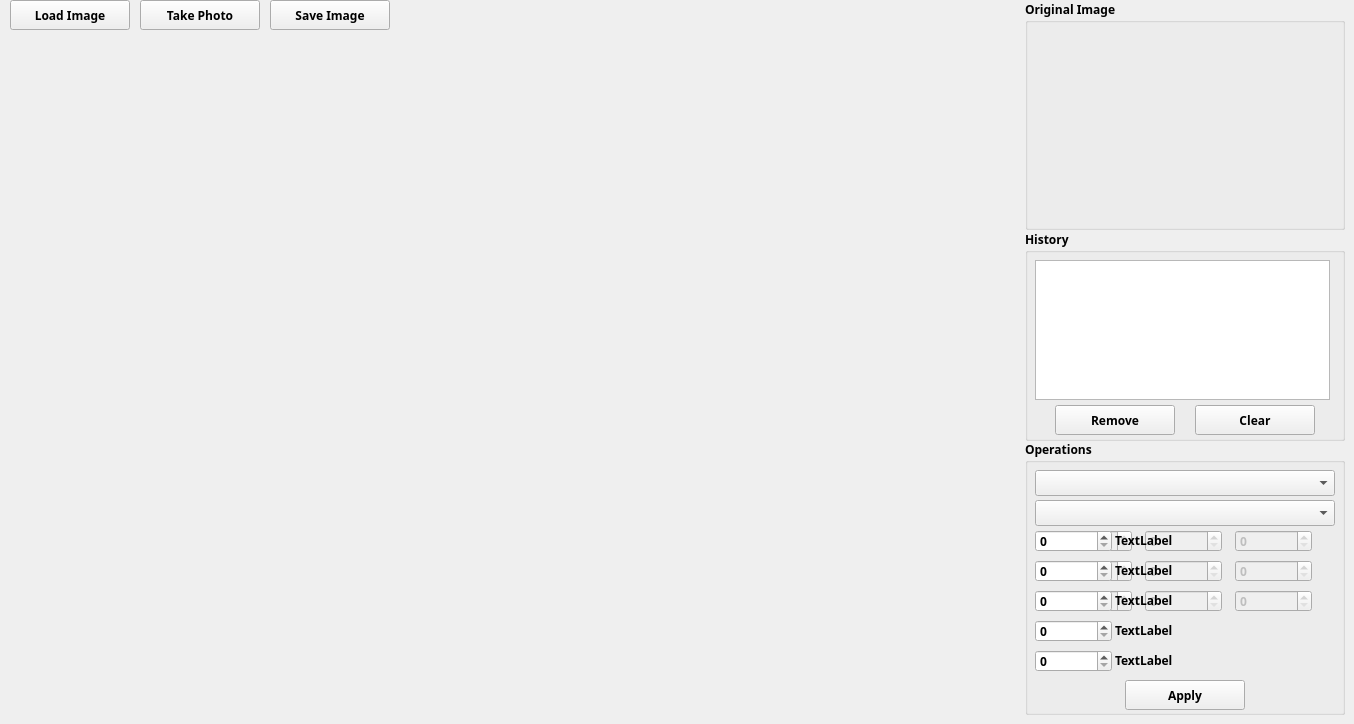
    <widget class="QWidget" name="tabImageProcessing">
     <property name="styleSheet">
      <string notr="true"/>
     </property>
     <attribute name="title">
      <string>Image Processing</string>
     </attribute>
     <widget class="QLabel" name="pictureBoxOutput">
      <property name="geometry">
       <rect>
        <x>20</x>
        <y>40</y>
        <width>990</width>
        <height>675</height>
       </rect>
      </property>
      <property name="frameShape">
       <enum>QFrame::NoFrame</enum>
      </property>
      <property name="frameShadow">
       <enum>QFrame::Plain</enum>
      </property>
      <property name="lineWidth">
       <number>1</number>
      </property>
      <property name="text">
       <string/>
      </property>
      <property name="scaledContents">
       <bool>false</bool>
      </property>
      <property name="alignment">
       <set>Qt::AlignLeading|Qt::AlignLeft|Qt::AlignVCenter</set>
      </property>
      <property name="wordWrap">
       <bool>false</bool>
      </property>
     </widget>
     <widget class="QGroupBox" name="groupBoxOriginal">
      <property name="geometry">
       <rect>
        <x>1025</x>
        <y>0</y>
        <width>320</width>
        <height>230</height>
       </rect>
      </property>
      <property name="font">
       <font>
        <family>Segoe UI Semibold</family>
        <pointsize>9</pointsize>
        <weight>75</weight>
        <bold>true</bold>
       </font>
      </property>
      <property name="title">
       <string>Original Image</string>
      </property>
      <widget class="QLabel" name="pictureBoxOriginal">
       <property name="geometry">
        <rect>
         <x>14</x>
         <y>30</y>
         <width>291</width>
         <height>191</height>
        </rect>
       </property>
       <property name="frameShape">
        <enum>QFrame::NoFrame</enum>
       </property>
       <property name="frameShadow">
        <enum>QFrame::Plain</enum>
       </property>
       <property name="lineWidth">
        <number>1</number>
       </property>
       <property name="text">
        <string/>
       </property>
       <property name="scaledContents">
        <bool>false</bool>
       </property>
       <property name="alignment">
        <set>Qt::AlignCenter</set>
       </property>
       <property name="wordWrap">
        <bool>false</bool>
       </property>
      </widget>
     </widget>
     <widget class="QGroupBox" name="groupBoxHistory">
      <property name="geometry">
       <rect>
        <x>1025</x>
        <y>230</y>
        <width>320</width>
        <height>211</height>
       </rect>
      </property>
      <property name="font">
       <font>
        <family>Segoe UI Semibold</family>
        <pointsize>9</pointsize>
        <weight>75</weight>
        <bold>true</bold>
       </font>
      </property>
      <property name="styleSheet">
       <string notr="true"/>
      </property>
      <property name="title">
       <string>History</string>
      </property>
      <property name="flat">
       <bool>false</bool>
      </property>
      <widget class="QListWidget" name="listBoxImages">
       <property name="geometry">
        <rect>
         <x>10</x>
         <y>30</y>
         <width>295</width>
         <height>140</height>
        </rect>
       </property>
       <property name="font">
        <font>
         <family>Segoe UI Semibold</family>
         <pointsize>9</pointsize>
         <weight>75</weight>
         <bold>true</bold>
        </font>
       </property>
       <property name="frameShape">
        <enum>QFrame::StyledPanel</enum>
       </property>
       <property name="frameShadow">
        <enum>QFrame::Sunken</enum>
       </property>
       <property name="dragDropMode">
        <enum>QAbstractItemView::NoDragDrop</enum>
       </property>
       <property name="selectionMode">
        <enum>QAbstractItemView::SingleSelection</enum>
       </property>
       <property name="selectionBehavior">
        <enum>QAbstractItemView::SelectRows</enum>
       </property>
       <property name="iconSize">
        <size>
         <width>90</width>
         <height>63</height>
        </size>
       </property>
       <property name="viewMode">
        <enum>QListView::ListMode</enum>
       </property>
      </widget>
      <widget class="QPushButton" name="buttonRemove">
       <property name="enabled">
        <bool>true</bool>
       </property>
       <property name="geometry">
        <rect>
         <x>30</x>
         <y>175</y>
         <width>120</width>
         <height>30</height>
        </rect>
       </property>
       <property name="font">
        <font>
         <family>Segoe UI Semibold</family>
         <pointsize>9</pointsize>
         <weight>75</weight>
         <bold>true</bold>
        </font>
       </property>
       <property name="layoutDirection">
        <enum>Qt::LeftToRight</enum>
       </property>
       <property name="styleSheet">
        <string notr="true"/>
       </property>
       <property name="text">
        <string>Remove</string>
       </property>
       <property name="autoDefault">
        <bool>false</bool>
       </property>
       <property name="default">
        <bool>false</bool>
       </property>
       <property name="flat">
        <bool>false</bool>
       </property>
      </widget>
      <widget class="QPushButton" name="buttonClear">
       <property name="enabled">
        <bool>true</bool>
       </property>
       <property name="geometry">
        <rect>
         <x>170</x>
         <y>175</y>
         <width>120</width>
         <height>30</height>
        </rect>
       </property>
       <property name="font">
        <font>
         <family>Segoe UI Semibold</family>
         <pointsize>9</pointsize>
         <weight>75</weight>
         <bold>true</bold>
        </font>
       </property>
       <property name="layoutDirection">
        <enum>Qt::LeftToRight</enum>
       </property>
       <property name="styleSheet">
        <string notr="true"/>
       </property>
       <property name="text">
        <string>Clear</string>
       </property>
       <property name="autoDefault">
        <bool>false</bool>
       </property>
       <property name="default">
        <bool>false</bool>
       </property>
       <property name="flat">
        <bool>false</bool>
       </property>
      </widget>
     </widget>
     <widget class="QGroupBox" name="groupBoxOperations">
      <property name="geometry">
       <rect>
        <x>1025</x>
        <y>440</y>
        <width>320</width>
        <height>275</height>
       </rect>
      </property>
      <property name="font">
       <font>
        <family>Segoe UI Semibold</family>
        <pointsize>9</pointsize>
        <weight>75</weight>
        <bold>true</bold>
       </font>
      </property>
      <property name="styleSheet">
       <string notr="true"/>
      </property>
      <property name="title">
       <string>Operations</string>
      </property>
      <widget class="QComboBox" name="comboBoxCategory">
       <property name="geometry">
        <rect>
         <x>10</x>
         <y>30</y>
         <width>300</width>
         <height>26</height>
        </rect>
       </property>
       <property name="font">
        <font>
         <family>Segoe UI Semibold</family>
         <pointsize>9</pointsize>
         <weight>75</weight>
         <bold>true</bold>
        </font>
       </property>
       <property name="styleSheet">
        <string notr="true"/>
       </property>
      </widget>
      <widget class="QComboBox" name="comboBoxType">
       <property name="geometry">
        <rect>
         <x>10</x>
         <y>60</y>
         <width>300</width>
         <height>26</height>
        </rect>
       </property>
       <property name="font">
        <font>
         <family>Segoe UI Semibold</family>
         <pointsize>9</pointsize>
         <weight>75</weight>
         <bold>true</bold>
        </font>
       </property>
       <property name="styleSheet">
        <string notr="true"/>
       </property>
      </widget>
      <widget class="QSpinBox" name="spinBoxKernel1">
       <property name="enabled">
        <bool>false</bool>
       </property>
       <property name="geometry">
        <rect>
         <x>30</x>
         <y>90</y>
         <width>77</width>
         <height>22</height>
        </rect>
       </property>
       <property name="font">
        <font>
         <family>Segoe UI Semibold</family>
         <pointsize>9</pointsize>
         <weight>75</weight>
         <bold>true</bold>
        </font>
       </property>
      </widget>
      <widget class="QSpinBox" name="spinBoxKernel2">
       <property name="enabled">
        <bool>false</bool>
       </property>
       <property name="geometry">
        <rect>
         <x>120</x>
         <y>90</y>
         <width>77</width>
         <height>22</height>
        </rect>
       </property>
       <property name="font">
        <font>
         <family>Segoe UI Semibold</family>
         <pointsize>9</pointsize>
         <weight>75</weight>
         <bold>true</bold>
        </font>
       </property>
      </widget>
      <widget class="QSpinBox" name="spinBoxKernel3">
       <property name="enabled">
        <bool>false</bool>
       </property>
       <property name="geometry">
        <rect>
         <x>210</x>
         <y>90</y>
         <width>77</width>
         <height>22</height>
        </rect>
       </property>
       <property name="font">
        <font>
         <family>Segoe UI Semibold</family>
         <pointsize>9</pointsize>
         <weight>75</weight>
         <bold>true</bold>
        </font>
       </property>
      </widget>
      <widget class="QSpinBox" name="spinBoxKernel4">
       <property name="enabled">
        <bool>false</bool>
       </property>
       <property name="geometry">
        <rect>
         <x>30</x>
         <y>120</y>
         <width>77</width>
         <height>22</height>
        </rect>
       </property>
       <property name="font">
        <font>
         <family>Segoe UI Semibold</family>
         <pointsize>9</pointsize>
         <weight>75</weight>
         <bold>true</bold>
        </font>
       </property>
      </widget>
      <widget class="QSpinBox" name="spinBoxKernel5">
       <property name="enabled">
        <bool>false</bool>
       </property>
       <property name="geometry">
        <rect>
         <x>120</x>
         <y>120</y>
         <width>77</width>
         <height>22</height>
        </rect>
       </property>
       <property name="font">
        <font>
         <family>Segoe UI Semibold</family>
         <pointsize>9</pointsize>
         <weight>75</weight>
         <bold>true</bold>
        </font>
       </property>
      </widget>
      <widget class="QSpinBox" name="spinBoxKernel6">
       <property name="enabled">
        <bool>false</bool>
       </property>
       <property name="geometry">
        <rect>
         <x>210</x>
         <y>120</y>
         <width>77</width>
         <height>22</height>
        </rect>
       </property>
       <property name="font">
        <font>
         <family>Segoe UI Semibold</family>
         <pointsize>9</pointsize>
         <weight>75</weight>
         <bold>true</bold>
        </font>
       </property>
      </widget>
      <widget class="QSpinBox" name="spinBoxKernel7">
       <property name="enabled">
        <bool>false</bool>
       </property>
       <property name="geometry">
        <rect>
         <x>30</x>
         <y>150</y>
         <width>77</width>
         <height>22</height>
        </rect>
       </property>
       <property name="font">
        <font>
         <family>Segoe UI Semibold</family>
         <pointsize>9</pointsize>
         <weight>75</weight>
         <bold>true</bold>
        </font>
       </property>
      </widget>
      <widget class="QSpinBox" name="spinBoxKernel8">
       <property name="enabled">
        <bool>false</bool>
       </property>
       <property name="geometry">
        <rect>
         <x>120</x>
         <y>150</y>
         <width>77</width>
         <height>22</height>
        </rect>
       </property>
       <property name="font">
        <font>
         <family>Segoe UI Semibold</family>
         <pointsize>9</pointsize>
         <weight>75</weight>
         <bold>true</bold>
        </font>
       </property>
      </widget>
      <widget class="QSpinBox" name="spinBoxKernel9">
       <property name="enabled">
        <bool>false</bool>
       </property>
       <property name="geometry">
        <rect>
         <x>210</x>
         <y>150</y>
         <width>77</width>
         <height>22</height>
        </rect>
       </property>
       <property name="font">
        <font>
         <family>Segoe UI Semibold</family>
         <pointsize>9</pointsize>
         <weight>75</weight>
         <bold>true</bold>
        </font>
       </property>
      </widget>
      <widget class="QSpinBox" name="spinBox1">
       <property name="geometry">
        <rect>
         <x>10</x>
         <y>90</y>
         <width>77</width>
         <height>22</height>
        </rect>
       </property>
       <property name="font">
        <font>
         <family>Segoe UI Semibold</family>
         <pointsize>9</pointsize>
         <weight>75</weight>
         <bold>true</bold>
        </font>
       </property>
      </widget>
      <widget class="QSpinBox" name="spinBox2">
       <property name="geometry">
        <rect>
         <x>10</x>
         <y>120</y>
         <width>77</width>
         <height>22</height>
        </rect>
       </property>
       <property name="font">
        <font>
         <family>Segoe UI Semibold</family>
         <pointsize>9</pointsize>
         <weight>75</weight>
         <bold>true</bold>
        </font>
       </property>
      </widget>
      <widget class="QSpinBox" name="spinBox3">
       <property name="geometry">
        <rect>
         <x>10</x>
         <y>150</y>
         <width>77</width>
         <height>22</height>
        </rect>
       </property>
       <property name="font">
        <font>
         <family>Segoe UI Semibold</family>
         <pointsize>9</pointsize>
         <weight>75</weight>
         <bold>true</bold>
        </font>
       </property>
      </widget>
      <widget class="QSpinBox" name="spinBox4">
       <property name="geometry">
        <rect>
         <x>10</x>
         <y>180</y>
         <width>77</width>
         <height>22</height>
        </rect>
       </property>
       <property name="font">
        <font>
         <family>Segoe UI Semibold</family>
         <pointsize>9</pointsize>
         <weight>75</weight>
         <bold>true</bold>
        </font>
       </property>
      </widget>
      <widget class="QSpinBox" name="spinBox5">
       <property name="geometry">
        <rect>
         <x>10</x>
         <y>210</y>
         <width>77</width>
         <height>22</height>
        </rect>
       </property>
       <property name="font">
        <font>
         <family>Segoe UI Semibold</family>
         <pointsize>9</pointsize>
         <weight>75</weight>
         <bold>true</bold>
        </font>
       </property>
      </widget>
      <widget class="QPushButton" name="buttonApply">
       <property name="enabled">
        <bool>true</bool>
       </property>
       <property name="geometry">
        <rect>
         <x>100</x>
         <y>240</y>
         <width>120</width>
         <height>30</height>
        </rect>
       </property>
       <property name="font">
        <font>
         <family>Segoe UI Semibold</family>
         <pointsize>9</pointsize>
         <weight>75</weight>
         <bold>true</bold>
        </font>
       </property>
       <property name="layoutDirection">
        <enum>Qt::LeftToRight</enum>
       </property>
       <property name="styleSheet">
        <string notr="true"/>
       </property>
       <property name="text">
        <string>Apply</string>
       </property>
       <property name="autoDefault">
        <bool>false</bool>
       </property>
       <property name="default">
        <bool>false</bool>
       </property>
       <property name="flat">
        <bool>false</bool>
       </property>
      </widget>
      <widget class="QLabel" name="label1">
       <property name="enabled">
        <bool>true</bool>
       </property>
       <property name="geometry">
        <rect>
         <x>90</x>
         <y>90</y>
         <width>171</width>
         <height>20</height>
        </rect>
       </property>
       <property name="font">
        <font>
         <family>Segoe UI Semibold</family>
         <pointsize>9</pointsize>
         <weight>75</weight>
         <bold>true</bold>
        </font>
       </property>
       <property name="text">
        <string>TextLabel</string>
       </property>
      </widget>
      <widget class="QLabel" name="label2">
       <property name="geometry">
        <rect>
         <x>90</x>
         <y>120</y>
         <width>171</width>
         <height>20</height>
        </rect>
       </property>
       <property name="font">
        <font>
         <family>Segoe UI Semibold</family>
         <pointsize>9</pointsize>
         <weight>75</weight>
         <bold>true</bold>
        </font>
       </property>
       <property name="text">
        <string>TextLabel</string>
       </property>
      </widget>
      <widget class="QLabel" name="label3">
       <property name="geometry">
        <rect>
         <x>90</x>
         <y>150</y>
         <width>171</width>
         <height>20</height>
        </rect>
       </property>
       <property name="font">
        <font>
         <family>Segoe UI Semibold</family>
         <pointsize>9</pointsize>
         <weight>75</weight>
         <bold>true</bold>
        </font>
       </property>
       <property name="text">
        <string>TextLabel</string>
       </property>
      </widget>
      <widget class="QLabel" name="label4">
       <property name="geometry">
        <rect>
         <x>90</x>
         <y>180</y>
         <width>171</width>
         <height>20</height>
        </rect>
       </property>
       <property name="font">
        <font>
         <family>Segoe UI Semibold</family>
         <pointsize>9</pointsize>
         <weight>75</weight>
         <bold>true</bold>
        </font>
       </property>
       <property name="text">
        <string>TextLabel</string>
       </property>
      </widget>
      <widget class="QLabel" name="label5">
       <property name="geometry">
        <rect>
         <x>90</x>
         <y>210</y>
         <width>171</width>
         <height>20</height>
        </rect>
       </property>
       <property name="font">
        <font>
         <family>Segoe UI Semibold</family>
         <pointsize>9</pointsize>
         <weight>75</weight>
         <bold>true</bold>
        </font>
       </property>
       <property name="text">
        <string>TextLabel</string>
       </property>
      </widget>
     </widget>
     <widget class="QPushButton" name="buttonLoadImage">
      <property name="enabled">
       <bool>true</bool>
      </property>
      <property name="geometry">
       <rect>
        <x>10</x>
        <y>0</y>
        <width>120</width>
        <height>30</height>
       </rect>
      </property>
      <property name="font">
       <font>
        <family>Segoe UI Semibold</family>
        <pointsize>9</pointsize>
        <weight>75</weight>
        <bold>true</bold>
       </font>
      </property>
      <property name="layoutDirection">
       <enum>Qt::LeftToRight</enum>
      </property>
      <property name="text">
       <string>Load Image</string>
      </property>
      <property name="autoDefault">
       <bool>false</bool>
      </property>
      <property name="default">
       <bool>false</bool>
      </property>
      <property name="flat">
       <bool>false</bool>
      </property>
     </widget>
     <widget class="QPushButton" name="buttonTakePhoto">
      <property name="enabled">
       <bool>true</bool>
      </property>
      <property name="geometry">
       <rect>
        <x>140</x>
        <y>0</y>
        <width>120</width>
        <height>30</height>
       </rect>
      </property>
      <property name="font">
       <font>
        <family>Segoe UI Semibold</family>
        <pointsize>9</pointsize>
        <weight>75</weight>
        <bold>true</bold>
       </font>
      </property>
      <property name="layoutDirection">
       <enum>Qt::LeftToRight</enum>
      </property>
      <property name="text">
       <string>Take Photo</string>
      </property>
      <property name="autoDefault">
       <bool>false</bool>
      </property>
      <property name="default">
       <bool>false</bool>
      </property>
      <property name="flat">
       <bool>false</bool>
      </property>
     </widget>
     <widget class="QPushButton" name="buttonSaveImage">
      <property name="enabled">
       <bool>true</bool>
      </property>
      <property name="geometry">
       <rect>
        <x>270</x>
        <y>0</y>
        <width>120</width>
        <height>30</height>
       </rect>
      </property>
      <property name="font">
       <font>
        <family>Segoe UI Semibold</family>
        <pointsize>9</pointsize>
        <weight>75</weight>
        <bold>true</bold>
       </font>
      </property>
      <property name="layoutDirection">
       <enum>Qt::LeftToRight</enum>
      </property>
      <property name="styleSheet">
       <string notr="true"/>
      </property>
      <property name="text">
       <string>Save Image</string>
      </property>
      <property name="autoDefault">
       <bool>false</bool>
      </property>
      <property name="default">
       <bool>false</bool>
      </property>
      <property name="flat">
       <bool>false</bool>
      </property>
     </widget>
    </widget>
